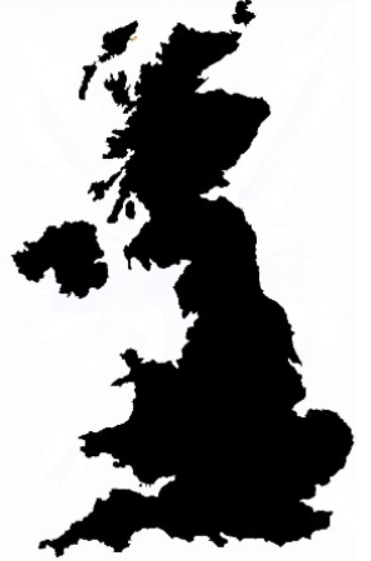
#> input picture p0624/image/03_test.PNG, 371 x 561 px
$ python 03_ContourProperty.py
#> lines starting #> are read from the running program, lines starting #| are printed output that depends on the picture; after the words box and inside, x2 and y2 are one past the last pixel; in counts of white or black regions, pixels touching at a corner belong together
import cv2
from matplotlib import pyplot as plt

img = cv2.imread('image/03_test.PNG')
#> img is the input picture: shape (561, 371, 3); mean B, G, R 157.2, 157, 157
img1 = img.copy()

imgray = cv2.cvtColor(img,cv2.COLOR_BGR2GRAY)
ret, thresh = cv2.threshold(imgray,125,255,0)
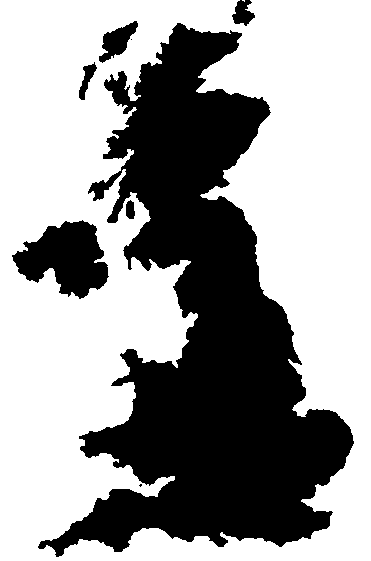
#> thresh: shape (561, 371); 62% white; 8 black regions (2 under 20 px)

contours, hierachy = cv2.findContours(thresh, cv2.RETR_TREE,cv2.CHAIN_APPROX_SIMPLE)
#> contours = 9 contours, 3 with area under 20; largest, box (x1, y1, x2, y2) and area: (0, 0, 371, 561) 206796, (37, 22, 355, 558) 74324, (11, 219, 110, 300) 4784, (98, 20, 139, 64) 824, (78, 61, 98, 101) 324, (125, 199, 136, 220) 160

max = 0
for i in range(1, len(contours)):
    if len(contours[i]) > len(contours[max]):
        max = i
#> this loop made 8 passes
#> after the loop, max = 7
# 가장 큰 면적의 테두리 찾기 ( 내가 한거라 맞는지는 모르겠음)
# print('max', max)     # 7
cnt = contours[max]
#> cnt = contour of 1459 points, box (x1, y1, x2, y2) (37, 22, 355, 558), area 74324

# 끝점 좌표 찾기
leftmost = tuple(cnt[cnt[:,:,0].argmin()][0])
#> leftmost = (37, 547)
rightmost = tuple(cnt[cnt[:,:,0].argmax()][0])
#> rightmost = (354, 441)
topmost = tuple(cnt[cnt[:,:,1].argmin()][0])
#> topmost = (177, 22)
bottommost = tuple(cnt[cnt[:,:,1].argmax()][0])
#> bottommost = (58, 557)

# 좌표 표시하기
cv2.circle(img1,leftmost,10,(0,0,255),-1)
cv2.circle(img1,rightmost,10,(0,0,255),-1)
cv2.circle(img1,topmost,10,(0,0,255),-1)
cv2.circle(img1,bottommost,10,(0,0,255),-1)

img1 = cv2.drawContours(img1, cnt, -1, (255,0,0), 5)
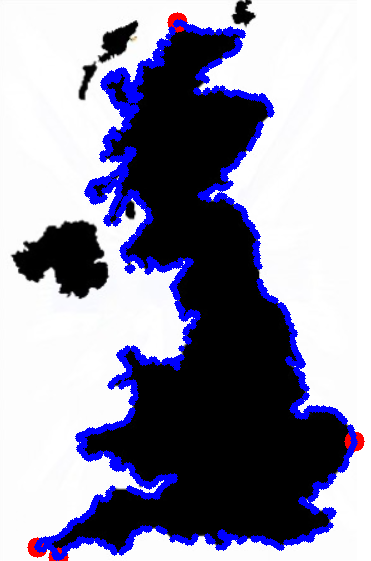
#> img1: shape (561, 371, 3); mean B, G, R 165.3, 145.1, 145.9

titles = ['Original','Result']
images = [img, img1]

for i in range(2):
    plt.subplot(1,2,i+1), plt.title(titles[i]), plt.imshow(images[i])
    plt.xticks([]), plt.yticks([])

plt.show()
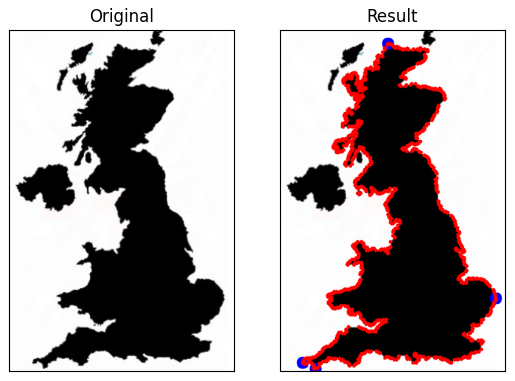
#> figure drawn by matplotlib, 2 panels; B, G, R data is drawn as R, G, B

$ run again, with p0624/image/02_test.PNG copied over p0624/image/03_test.PNG
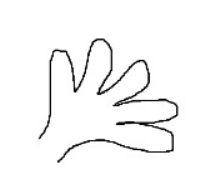
#> input picture p0624/image/02_test.PNG, 221 x 196 px
#> img is the input picture: shape (196, 221, 3); min 0, max 255, mean 247.4
#> `ret, thresh = cv2.threshold(imgray,125,255,0)`:
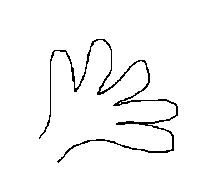
#> thresh: shape (196, 221); 97.2% white; black in thin lines or dots, all inside (x1, y1, x2, y2) = (39, 39, 178, 163)
#> contours = 3 contours, 1 with area under 20; largest, box (x1, y1, x2, y2) and area: (0, 0, 221, 196) 42900, (38, 38, 179, 164) 1878
#> the loop `for i in range(1, len(contours)):` made 2 passes
#> max on pass 1: 1
#> after the loop `for i in range(1, len(contours)):`: max = 1
#> cnt = contour of 512 points, box (x1, y1, x2, y2) (38, 38, 179, 164), area 1878
#> leftmost = (38, 138)
#> rightmost = (178, 106)
#> topmost = (96, 38)
#> bottommost = (58, 163)
#> `plt.show()`:
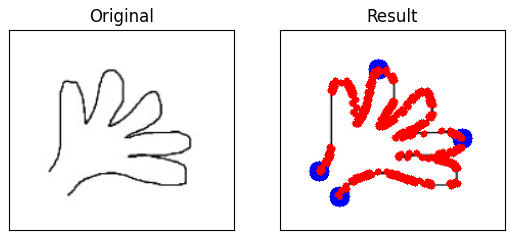
#> figure drawn by matplotlib, 2 panels; B, G, R data is drawn as R, G, B

$ run again, with p0624/image/02_test_1.PNG copied over p0624/image/03_test.PNG
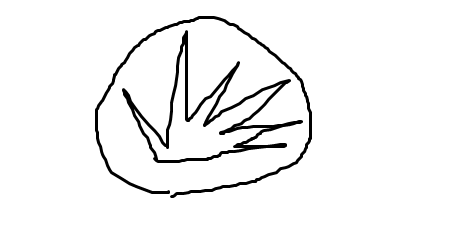
#> input picture p0624/image/02_test_1.PNG, 471 x 243 px
#> img is the input picture: shape (243, 471, 3); min 0, max 255, mean 244.3
#> `ret, thresh = cv2.threshold(imgray,125,255,0)`:
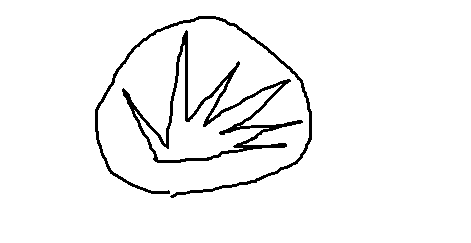
#> thresh: shape (243, 471); 95.9% white; 2 black regions
#> contours = 5 contours, 1 with area under 20; largest, box (x1, y1, x2, y2) and area: (0, 0, 471, 243) 113740, (121, 29, 304, 164) 7902, (134, 45, 282, 160) 4234, (94, 15, 313, 199) 2432
#> the loop `for i in range(1, len(contours)):` made 4 passes
#> max on passes 1, 4: 1, 4
#> after the loop `for i in range(1, len(contours)):`: max = 4
#> cnt = contour of 548 points, box (x1, y1, x2, y2) (94, 15, 313, 199), area 2432
#> leftmost = (94, 131)
#> rightmost = (312, 111)
#> topmost = (198, 15)
#> bottommost = (173, 198)
#> `plt.show()`:
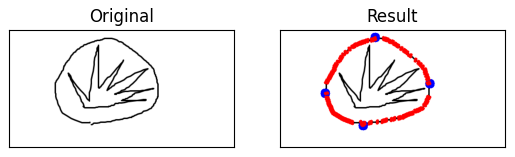
#> figure drawn by matplotlib, 2 panels; B, G, R data is drawn as R, G, B

$ run again, with p0624/image/02_test_2.PNG copied over p0624/image/03_test.PNG
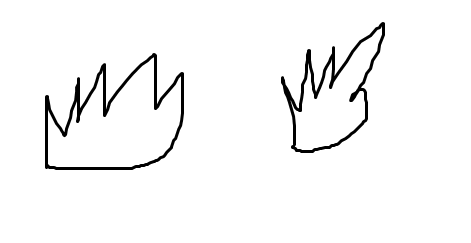
#> input picture p0624/image/02_test_2.PNG, 471 x 243 px
#> img is the input picture: shape (243, 471, 3); min 0, max 255, mean 246.5
#> `ret, thresh = cv2.threshold(imgray,125,255,0)`:
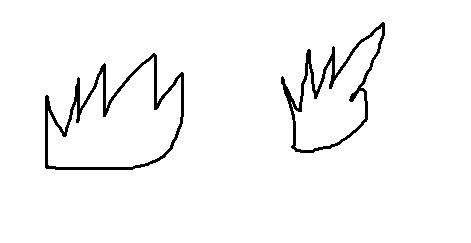
#> thresh: shape (243, 471); 96.7% white; 2 black regions
#> contours = 5 contours; box (x1, y1, x2, y2) and area: (0, 0, 471, 243) 113740, (44, 52, 185, 171) 11051, (48, 57, 181, 167) 8368, (280, 21, 386, 154) 6820, (291, 27, 382, 150) 4587
#> the loop `for i in range(1, len(contours)):` made 4 passes
#> after the loop `for i in range(1, len(contours)):`: max = 3
#> cnt = contour of 218 points, box (x1, y1, x2, y2) (280, 21, 386, 154), area 6820
#> leftmost = (280, 83)
#> rightmost = (385, 23)
#> topmost = (382, 21)
#> bottommost = (313, 153)
#> `plt.show()`:
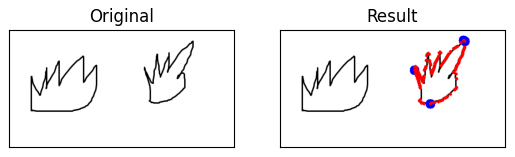
#> figure drawn by matplotlib, 2 panels; B, G, R data is drawn as R, G, B
